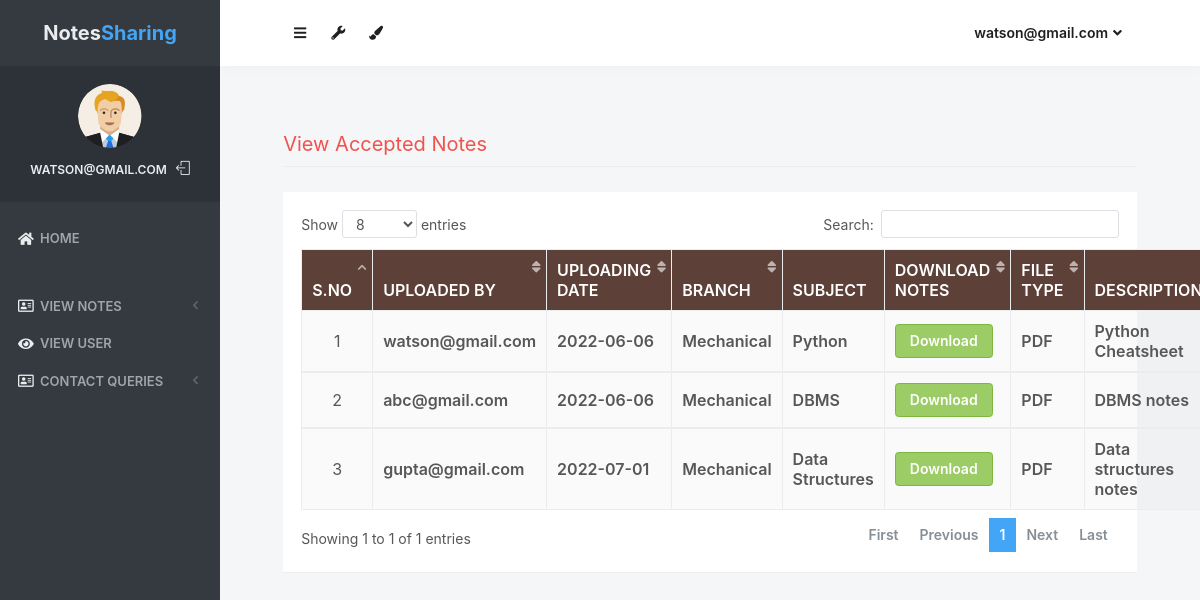
The app's page /accepted_notes (signed in) with its own data.
### notes/models.py (models this page shows, shortened)
class Notes(models.Model):
    user = models.ForeignKey(User,on_delete=models.CASCADE)
    uploadingdate = models.CharField(max_length=30)
    branch = models.CharField(max_length=30)
    subject = models.CharField(max_length=30)
    notesfile = models.FileField(null=True)
    filetype = models.CharField(max_length=30)
    description = models.CharField(max_length=200, null=True)
    status = models.CharField(max_length=15)

### notes/views.py (the view)
# urls.py: path('accepted_notes', accepted_notes, name='accepted_notes'),
def accepted_notes(request):
    if not request.user.is_authenticated:
        return redirect('login_admin')
    notes = Notes.objects.filter(status = "Accept")
    d = {'notes':notes}
    return render(request, 'accepted_notes.html',d)

### notes/templates/accepted_notes.html (shortened to what this page needs)
{% load static %}
<html lang="en" class="no-focus">
    <head>
        <link rel="stylesheet" href="{% static 'js/plugins/datatables/dataTables.bootstrap4.min.css' %}">
        <link rel="stylesheet" id="css-main" href="{% static 'css1/codebase.min.css' %}">
    </head>
    <body>
        <div id="page-container" class="sidebar-o sidebar-inverse side-scroll page-header-fixed main-content-narrow">
         {% include "sidebar.html" %}
            {% include "admin_nav.html" %}
            <main id="main-container">
                <div class="content">
                    <h2 class="content-heading text-danger">View Accepted Notes</h2>
                    <div class="block">
                        <div class="block-content block-content-full">
                            <table class="table table-bordered table-striped table-vcenter js-dataTable-full-pagination">
                                <thead class="text-white" style="background-color : #5d4037;">
                                    <tr>
                                        <th class="text-center">S.No</th>
                                        <th class="d-none d-sm-table-cell">Uploaded By</th>
                                        <th class="d-none d-sm-table-cell">Uploading Date</th>
                                        <th class="d-none d-sm-table-cell">Branch</th>
                                        <th class="d-none d-sm-table-cell">Subject</th>
                                        <th class="d-none d-sm-table-cell">Download Notes</th>
                                        <th class="d-none d-sm-table-cell">File Type</th>
                                        <th class="d-none d-sm-table-cell">Description</th>
                                    </tr>
                                </thead>
                                {% for i in notes %}
                                <tbody>
                                    <tr>
                                        <td class="text-center">{{forloop.counter}}</td>
                                        <td class="font-w600">{{i.user.username}}</td>
					<td class="font-w600">{{i.uploadingdate}}</td>
					<td class="font-w600">{{i.branch}}</td>
					<td class="font-w600">{{i.subject}}</td>
					<td class="font-w600"><a href="{{i.notesfile.url}}" class="btn btn-success" download>Download</a></td>
					<td class="font-w600">{{i.filetype}}</td>
					<td class="font-w600">{{i.description}}</td>
                                    </tr>
                                        {% endfor %}
                                </tbody>
                            </table>
                        </div>
                    </div>
                </div>
            </main>
        </div>
 <link rel="stylesheet" href="https://use.fontawesome.com/releases/v5.6.3/css/all.css">
    </body>
</html>

### notes/templates/sidebar.html (shortened to what this page needs)
{% load static %}
   <nav id="sidebar">
                <div id="sidebar-scroll">
                    <div class="sidebar-content">
                        <div class="content-header content-header-fullrow px-15">
                            <div class="content-header-section text-center align-parent sidebar-mini-hidden">
                                <div class="content-header-item">
                                    <a class="link-effect font-w700" href="{% url 'admin_home' %}">
                                           <span class="font-size-xl text-dual-primary-dark">Notes</span><span class="font-size-xl text-primary">Sharing</span>
                                    </a>
                                </div>
                            </div>
                        </div>
                        <div class="content-side content-side-full content-side-user px-10 align-parent">
                            <div class="sidebar-mini-hidden-b text-center">
                                <a class="img-link" href="be_pages_generic_profile.html">
                                    <img class="img-avatar" src="{% static 'img/avatars/user1.png' %}" alt="">
                                </a>
                                <ul class="list-inline mt-10">
                                    <li class="list-inline-item">
                                        <a class="link-effect text-dual-primary-dark font-size-xs font-w600 text-uppercase" href="{% url 'admin_home' %}">{{ request.user.username }}</a>
                                    </li>
                                    <li class="list-inline-item">
                                        <a class="link-effect text-dual-primary-dark" href="{% url 'logout' %}">
                                            <i class="si si-logout"></i>
                                        </a>
                                    </li>
                                </ul>
                            </div>
                        </div>
                        <div class="content-side content-side-full">
                            <ul class="nav-main">
                                <li class="open">
                                    <a href="{% url 'admin_home' %}"><i class="fas fa-home"></i><span class="sidebar-mini-hide">Home</span></a>
                                </li>
                                <li class="nav-main-heading"><span class="sidebar-mini-visible">UI</span></li>
                                <li>
                                    <a class="nav-submenu" data-toggle="nav-submenu"><i class="far fa-address-card"></i>View Notes</a>
                                </li>
                                <li>
                                    <a  href="{% url 'view_users' %}"><i class="fas fa-eye"></i><span class="sidebar-mini-hide">View User</span></a>
                                </li>
                                <li>
                                    <a class="nav-submenu" data-toggle="nav-submenu"><i class="far fa-address-card"></i>Contact Queries</a>
                                </li>
                           </ul>
                        </div>
                    </div>
                </div>
            </nav>

### notes/templates/admin_nav.html (shortened to what this page needs)
{% load static %}
            <header id="page-header">
                <div class="content-header">
                    <div class="content-header-section">
                        <button type="button" class="btn btn-circle btn-dual-secondary" data-toggle="layout" data-action="sidebar_toggle">
                            <i class="fa fa-navicon"></i>
                        </button>
                        <div class="btn-group" role="group">
                            <button type="button" class="btn btn-circle btn-dual-secondary" id="page-header-options-dropdown" data-toggle="dropdown" aria-haspopup="true" aria-expanded="false">
                                <i class="fa fa-wrench"></i>
                            </button>
                        </div>
                        <div class="btn-group" role="group">
                            <button type="button" class="btn btn-circle btn-dual-secondary" id="page-header-themes-dropdown" data-toggle="dropdown" aria-haspopup="true" aria-expanded="false">
                                <i class="fa fa-paint-brush"></i>
                            </button>
                        </div>
                    </div>
                    <div class="content-header-section">
                        <div class="btn-group" role="group">
                            <button type="button" class="btn btn-rounded btn-dual-secondary" id="page-header-user-dropdown" data-toggle="dropdown" aria-haspopup="true" aria-expanded="false">
                                {{ request.user.username}}<i class="fa fa-angle-down ml-5"></i>
                            </button>
                        </div>
                    </div>
                </div>
            </header>

### records on screen
Notes: user.username "watson@gmail.com", uploadingdate "2022-06-06", branch "Mechanical", subject "Python", filetype "PDF", description "Python Cheatsheet"
Notes: user.username "abc@gmail.com", uploadingdate "2022-06-06", branch "Mechanical", subject "DBMS", filetype "PDF", description "DBMS notes"
Notes: user.username "gupta@gmail.com", uploadingdate "2022-07-01", branch "Mechanical", subject "Data Structures", filetype "PDF", description "Data structures notes"

### other values on screen
{{ request.user.username }} "WATSON@GMAIL.COM"
{{ request.user.username }} "watson@gmail.com"
